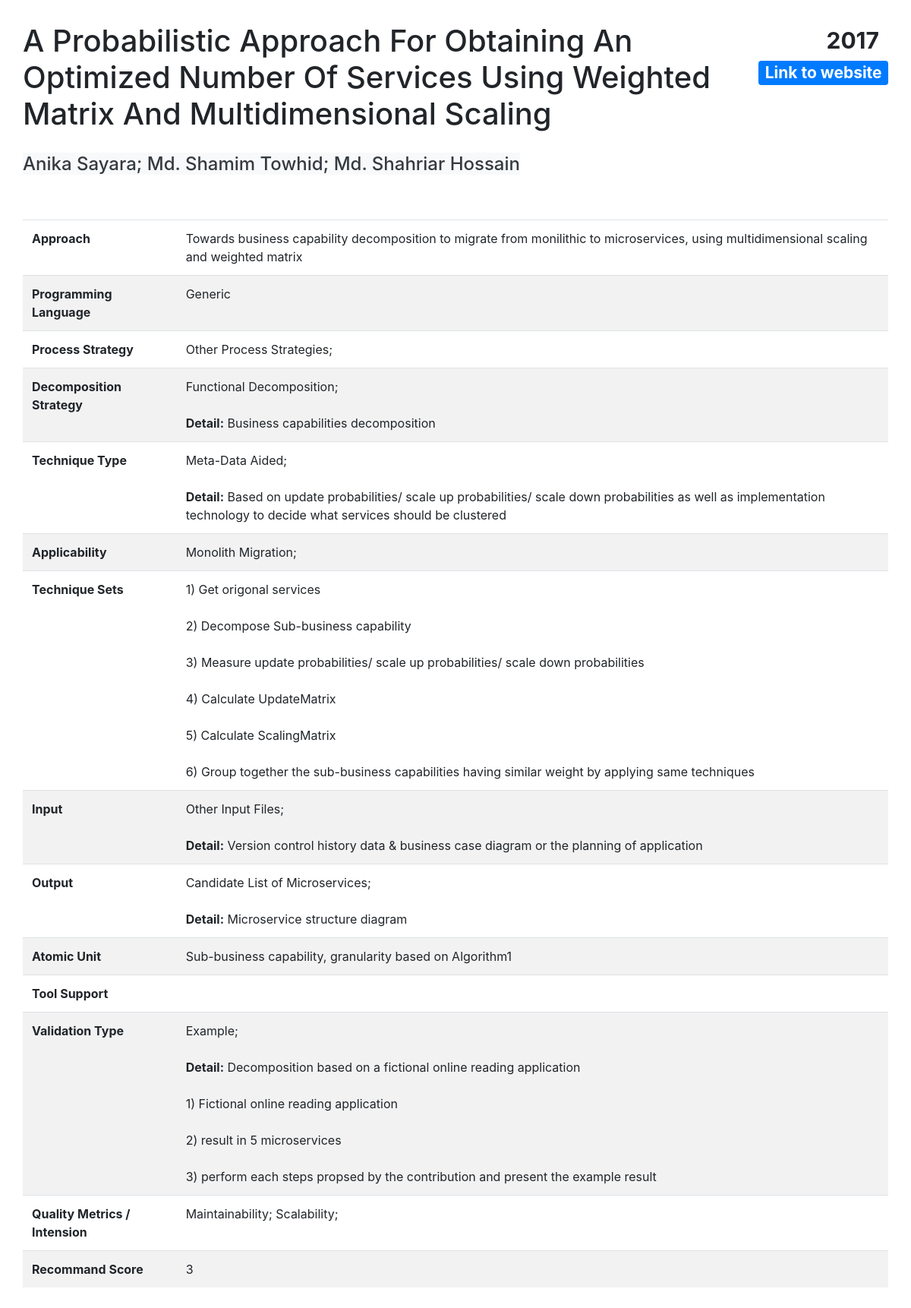
/result.php?id=2, run on the app's committed database.
### tables this page shows
CREATE TABLE `contribution` (
  `id` int(11) NOT NULL,
  `Title` varchar(150) NOT NULL DEFAULT 'Title',
  `Year` year(4) NOT NULL DEFAULT 2000,
  `Authors` tinytext NOT NULL,
  `Link` varchar(250) NOT NULL DEFAULT 'Empty Link',
  `Approach` text NOT NULL,
  `Process_Rewrite` tinyint(4) NOT NULL DEFAULT 0 COMMENT 'Process Strategy',
  `Process_Extension` tinyint(4) NOT NULL DEFAULT 0 COMMENT 'Process Strategy',
  `Process_StranglerPattern` tinyint(4) NOT NULL DEFAULT 0 COMMENT 'Process Strategy',
  `Process_ContinuousEvolution` tinyint(4) NOT NULL DEFAULT 0 COMMENT 'Process Strategy',
  `Process_Split` tinyint(4) NOT NULL DEFAULT 0 COMMENT 'Process Strategy',
  `Process_Others` tinyint(4) NOT NULL DEFAULT 0 COMMENT 'Process Strategy',
  `ProcessDetail` mediumtext DEFAULT NULL,
  `Decomposition_DDD` tinyint(4) NOT NULL DEFAULT 0 COMMENT 'Decomposition Strategy',
  `Decomposition_FunctionalDecomposition` tinyint(4) NOT NULL DEFAULT 0 COMMENT 'Decomposition Strategy',
  `Decomposition_ExistingStructure` tinyint(4) NOT NULL DEFAULT 0 COMMENT 'Decomposition Strategy',
  `Decomposition_Others` tinyint(4) NOT NULL DEFAULT 0 COMMENT 'Decomposition Strategy',
  `DecompositionDetail` tinytext DEFAULT NULL,
  `TechniqueSet` mediumtext NOT NULL,
  `Technique_SCA` tinyint(4) NOT NULL DEFAULT 0 COMMENT 'Technique Type',
  `Technique_MDA` tinyint(4) NOT NULL DEFAULT 0 COMMENT 'Technique Type',
  `Technique_WDA` tinyint(4) NOT NULL DEFAULT 0 COMMENT 'Technique Type',
  `Technique_DMC` tinyint(4) NOT NULL DEFAULT 0 COMMENT 'Technique Type',
  `Technique_Others` tinyint(4) NOT NULL DEFAULT 0 COMMENT 'Technique Type',
  `TechniqueTypeDetail` mediumtext DEFAULT NULL,
  `Applicability_GR` tinyint(1) NOT NULL DEFAULT 0 COMMENT 'Applicability',
  `Applicability_MO` tinyint(1) NOT NULL DEFAULT 0 COMMENT 'Applicability',
  `AtomicUnit` tinytext DEFAULT NULL,
  `Input_SourceCode` tinyint(4) NOT NULL DEFAULT 0 COMMENT 'Input Choice',
  `Input_UseCase` tinyint(4) NOT NULL DEFAULT 0 COMMENT 'Input Choice',
  `Input_SystemSpecification` tinyint(4) NOT NULL DEFAULT 0 COMMENT 'Input Choice',
  `Input_API` tinyint(4) NOT NULL DEFAULT 0 COMMENT 'Input Choice',
  `Input_Others` tinyint(4) NOT NULL DEFAULT 0 COMMENT 'Input Choice',
  `InputDetail` tinytext DEFAULT NULL,
  `Output_List` tinyint(4) NOT NULL DEFAULT 0 COMMENT 'Output Choice',
  `Output_Archi` tinyint(4) NOT NULL DEFAULT 0 COMMENT 'Output Choice',
  `Output_Others` tinyint(4) NOT NULL DEFAULT 0 COMMENT 'Output Choice',
  `OutputDetail` tinytext DEFAULT NULL,
  `Tool` mediumtext DEFAULT NULL,
  `ProgramLanguage` mediumtext DEFAULT NULL,
  `Validation_Experiment` tinyint(4) NOT NULL DEFAULT 0 COMMENT 'Validation Type',
  `Validation_Example` tinyint(4) NOT NULL DEFAULT 0 COMMENT 'Validation Type',
  `Validation_CaseStudy` tinyint(4) NOT NULL DEFAULT 0 COMMENT 'Validation Type',
  `Validation_NoValidation` tinyint(4) NOT NULL DEFAULT 0 COMMENT 'Validation Type',
  `ValidationTypeDetail` mediumtext DEFAULT NULL,
  `ValidationMetrics` mediumtext DEFAULT NULL,
  `Quality_Maintainability` tinyint(4) NOT NULL DEFAULT 0 COMMENT 'Quality',
  `Quality_Security` tinyint(4) NOT NULL DEFAULT 0 COMMENT 'Quality',
  `Quality_Performance` tinyint(4) NOT NULL DEFAULT 0 COMMENT 'Quality',
  `Quality_Reliability` tinyint(4) NOT NULL DEFAULT 0 COMMENT 'Quality',
  `Quality_Scalability` tinyint(4) DEFAULT 0 COMMENT 'Quality',
  `Quality_Others` tinyint(4) NOT NULL DEFAULT 0 COMMENT 'Quality',
  `QualityDetail` mediumtext DEFAULT NULL,
  `Score` float NOT NULL DEFAULT 1
);

### result.php (the view, shortened to what this page needs)
<!DOCTYPE html>
<html lang="en">
<head>
    <link rel="stylesheet" href="https://maxcdn.bootstrapcdn.com/bootstrap/4.5.0/css/bootstrap.min.css">
    <link rel="stylesheet" type="text/css" href="css/style.css">
</head>
<?php
include('functions.php');
$servername = "localhost";
$username = "user";
$password = "";
$dbname = "migration";
$conn = new mysqli($servername, $username, $password, $dbname);
$sql = "SELECT * FROM contribution WHERE id=" . $_GET['id'];
$result = $conn->query($sql);
if ($result->num_rows > 0) {
    $row = $result->fetch_assoc();
} else {
    echo "<h1>Error: fail to find detailed page from database</h1>";
}
?>
<body>
    <div class="container-fluid" style="padding:30px">
        <div class="row">
            <div class="col-md-10">
                <div class="page-header">
                    <h1 id="Title" name="Title">
                        <?php
                        echo nl2br($row["Title"]); ?>
                    </h1>
                </div>
            </div>
            <div class="col-md-2">
                <div class="row">
                    <div class="col-md-12">
                        <h1>
                            <span class="badge badge-default float-right" id="Year" name="Year">
                                <?php
                                echo $row["Year"]; ?>
                            </span>
                        </h1>
                    </div>
                </div>
                <div class="row" style="margin-top:5px">
                    <div class="col-md-12">
                        <h3><a href="<?php
                                        echo $row["Link"]; ?>" class="badge badge-primary float-right" id="Link" name="Link" target="_blank">Link to website</a></h3>
                    </div>
                </div>
            </div>
        </div>
        <div class="row" style="margin-top:20px">
            <div class="col-md-12">
                <h4><span class="bg-light text-dark" id="Author" name="Author">
                        <?php
                        echo $row["Authors"]; ?></span></h4>
            </div>
        </div>
        <div class="row" style="margin-top:50px">
            <div class="col-md-12">
                <table class="table">
                    <tbody>
                        <tr class="table">
                            <td>
                                <b>Approach</b>
                            </td>
                            <td id="DetailApproach" name="DetailApproach">
                                <?php
                                echo $row["Approach"]; ?>
                            </td>
                        </tr>
                        <tr class="table">
                                <td>
                                    <b>Programming Language</b>
                                </td>
                                <td id="ProgramLanguage" name="ProgramLanguage">
                                    <?php
                                    echo nl2br($row["ProgramLanguage"]); ?>
                                </td>
                            </tr>
                        <tr class="table">
                            <td>
                                <b>Process Strategy</b>
                            </td>
                            <td id="DetailProcessStrategy" name="DetailProcessStrategy">
                            </td>
                        </tr>
                        <trclass="table">
                            <td>
                                <b>Decomposition Strategy</b>
                            </td>
                            <td id="DetailDecompositionStrategy" name="DetailDecompositionStrategy">
                                <?php
                                showDecomposition($row);
                                ?>
                            </td>
                            <tr class="table">
                                <td>
                                    <b>Technique Type</b>
                                </td>
                                <td id="DetailTechniqueType" name="DetailTechniqueType">
                                    <?php
                                    showTechniqueType($row);
                                    ?>
                                </td>
                            </tr>
                            <tr class="table">
                                <td>
                                    <b>Applicability</b>
                                </td>
                                <td id="DetailApplicability" name="DetailApplicability">
                                </td>
                            </tr>
                            <tr class="table">
                                <td>
                                    <b>Technique Sets</b>
                                </td>
                                <td id="DetailTechniqueSets" name="DetailTechniqueSets">
                                    <?php
                                    echo nl2br($row["TechniqueSet"]); ?>
                                </td>
                            </tr>
                            <tr class="table">
                                <td>
                                    <b> Input</b>
                                </td>
                                <td id="DetailInput" name="DetailInput">
                                    <?php
                                    showInput($row);
                                    ?>
                                </td>
                            </tr>
                            <tr class="table">
                                <td>
                                    <b>Output</b>
                                </td>
                                <td id="DetailOutput" name="DetailOutput">
                                    <?php
                                    showOutput($row);
                                    ?>
                                </td>
                            </tr>
                            <tr class="table">
                                <td>
                                    <b>Atomic Unit</b>
                                </td>
                                <td id="DetailAtomic" name="DetailAtomic">
                                    <?php
                                    echo nl2br($row["AtomicUnit"]); ?>
                                </td>
                            </tr>
                            <tr class="table">
                                <td>
                                    <b>Tool Support</b>
                                </td>
                                <td id="DetailToolSupport" name="DetailToolSupport">
                                </td>
                            </tr>
                            <tr class="table">
                                <td>
                                    <b>Validation Type</b>
                                </td>
                                <td id="DetailValidationType" name="DetailValidationType">
                                    <?php
                                    showValidation($row); ?>
                                </td>
                            </tr>
                            <tr class="table">
                                <td>
                                    <b>Quality Metrics / Intension</b>
                                </td>
                                <td id="DetailQuality" name="DetailQuality">
                                </td>
                            </tr>
                            <tr class="table">
                                <td>
                                    <b>Recommand Score</b>
                                </td>
                                <td id="Score" name="Score">
                                    <?php
                                    echo $row["Score"]; ?>
                                </td>
                            </tr>
                    </tbody>
                </table>
            </div>
        </div>
    </div>
</body>
</html>

### functions.php (shortened to what this page needs)
<?php
function showProcess($row)
{
    $data = "";
    if ($row["Process_Others"] != 0) {
        $data = $data . "Other Process Strategies; ";
    }
    echo nl2br($data);
}
function showDecomposition($row)
{
    $data = "";
    if ($row["Decomposition_FunctionalDecomposition"] != 0) {
        $data = $data . "Functional Decomposition; ";
    }
    if ($row["DecompositionDetail"] != null && strcmp($row["DecompositionDetail"], "") != 0) {
        $data = $data . "<br><br><b>Detail:</b> " . $row["DecompositionDetail"];
    }
    echo nl2br($data);
}
function showTechniqueType($row)
{
    $data = "";
    if ($row["Technique_MDA"] != 0) {
        $data = $data . "Meta-Data Aided; ";
    }
    if ($row["TechniqueTypeDetail"] != null && strcmp($row["TechniqueTypeDetail"], "") != 0) {
        $data = $data . "<br><br><b>Detail:</b> " . $row["TechniqueTypeDetail"];
    }
    echo nl2br($data);
}
function showApplicability($row)
{
    $data = "";
    if ($row["Applicability_MO"] != 0) {
        $data = $data . "Monolith Migration; ";
    }
    echo nl2br($data);
}
function showInput($row)
{
    $data = "";
    if ($row["Input_Others"] != 0) {
        $data = $data . "Other Input Files; ";
    }
    if ($row["InputDetail"] != null && strcmp($row["InputDetail"], "") != 0) {
        $data = $data . "<br><br><b>Detail:</b> " . $row["InputDetail"];
    }
    echo nl2br($data);
}
function showOutput($row)
{
    $data = "";
    if ($row["Output_List"] != 0) {
        $data = $data . "Candidate List of Microservices; ";
    }
    if ($row["OutputDetail"] != null && strcmp($row["OutputDetail"], "") != 0) {
        $data = $data . "<br><br><b>Detail:</b> " . $row["OutputDetail"];
    }
    echo nl2br($data);
}
function showValidation($row)
{
    $data = "";
    if ($row["Validation_Example"] != 0) {
        $data = $data . "Example; ";
    }
    if ($row["ValidationTypeDetail"] != null && strcmp($row["ValidationTypeDetail"], "") != 0) {
        $data = $data . "<br><br><b>Detail:</b> " . $row["ValidationTypeDetail"];
    }
    echo nl2br($data);
}
function showQuality($row)
{
    $data = "";
    if ($row["Quality_Maintainability"] != 0) {
        $data = $data . "Maintainability; ";
    }
    if ($row["Quality_Scalability"] != 0) {
        $data = $data . "Scalability; ";
    }
    echo nl2br($data);
}

### css/style.css (style rules this page uses)
tr:nth-child(even) { background-color: #f2f2f2 }

### data on the page
contribution: Title "A Probabilistic Approach For Obtaining An Optimized Number Of Services Using Weighted Matrix And Multidimensional Scaling", Year "2017", Authors "Anika Sayara; Md. Shamim Towhid; Md. Shahriar Hossain", Approach "Towards business capability decomposition to migrate from monilithic to microservices, using multidimensional scaling and weighted matrix", ProgramLanguage "Generic", DecompositionDetail "Business capabilities decomposition", TechniqueTypeDetail "Based on update probabilities/ scale up probabilities/ scale down probabilities as well as implementation technology to decide what services should be clustered", TechniqueSet "1) Get origonal services 2) Decompose Sub-business capability 3) Measure update probabilities/ scale up probabilities/ scale down probabilities 4) Calculate UpdateMatrix 5) Calculate ScalingMatrix 6) Group together the sub-business capabilities having similar weight by applying same techniques", InputDetail "Version control history data & business case diagram or the planning of application", OutputDetail "Microservice structure diagram", AtomicUnit "Sub-business capability, granularity based on Algorithm1", ValidationTypeDetail "Decomposition based on a fictional online reading application 1) Fictional online reading application 2) result in 5 microservices 3) perform each steps propsed by the contribution and present the example result", Score "3"

### other printed values
$data "Other Process Strategies;"
$data "Functional Decomposition;"
$data "Meta-Data Aided;"
$data "Monolith Migration;"
$data "Other Input Files;"
$data "Candidate List of Microservices;"
$data "Example;"
$data "Maintainability; Scalability;"
